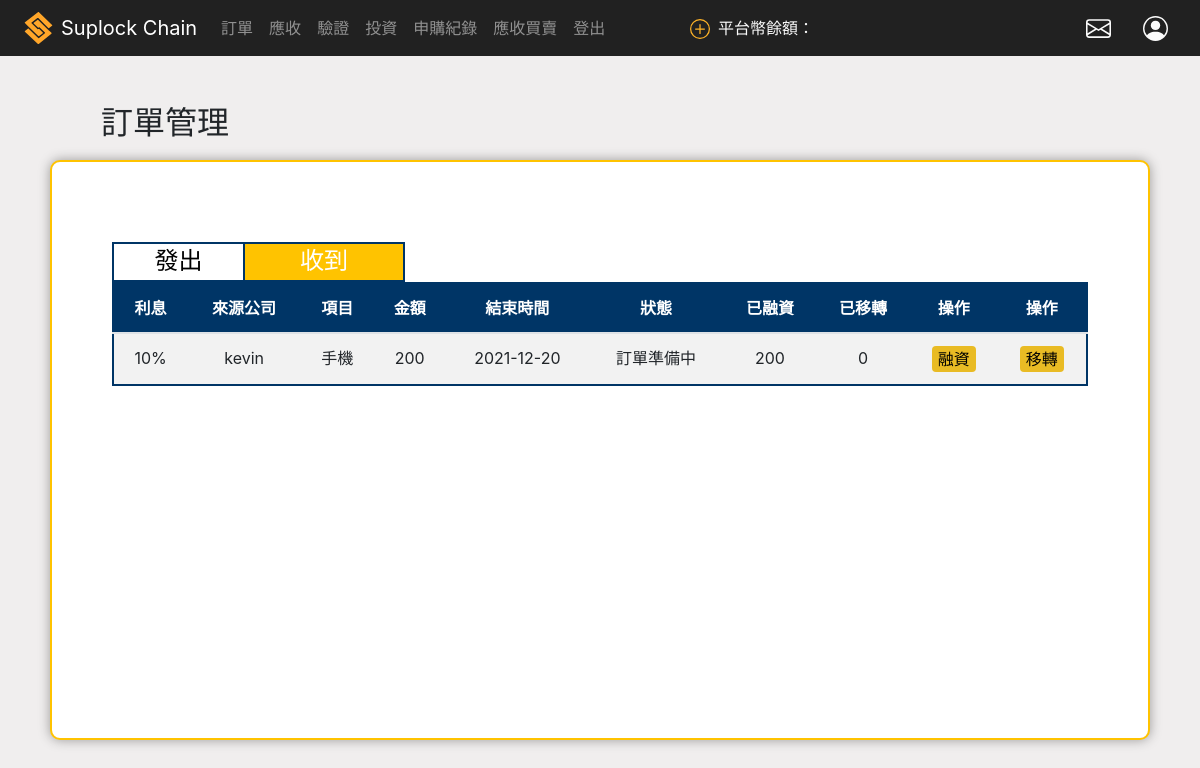
Page /company_orders_rec/ (signed in) on the committed database.
### core/models.py (models this page shows)
class TokenB(models.Model):
    amount = models.CharField(max_length=100, null=True, blank=True) ##tokenB金額
    class_type = models.IntegerField(choices=CLASS_CHOICES, null=True, blank=True) ##tokenB (應收, 訂單, 移轉, 貸款)
    token_id = models.CharField(max_length=100, null=True, blank=True) ## tokenB的id, 因為太長所以用charfield
    interest = models.IntegerField(null=True, blank=True)
    date_span = models.IntegerField(null=True, blank=True)
    transfer_count = models.IntegerField(null=True, blank=True) ##移轉次數
    initial_order = models.ForeignKey(Company_orders, on_delete=models.CASCADE, related_name='initial_order', null=True,  blank=True) #指向最一開始的訂單
    pre_company = models.ForeignKey(Company,on_delete=models.CASCADE ,related_name='pre_company', null=True,  blank=True)
    curr_company = models.ForeignKey(Company,on_delete=models.CASCADE ,related_name='curr_company', null=True,  blank=True)
    transactionHash = models.CharField(max_length=66, null=True, blank=True)
    tokenB_balance = models.DecimalField(max_digits=12, decimal_places=0 , default=0, blank=True)##tokenB可使用餘額
    already_transfer = models.DecimalField(max_digits=12, decimal_places=0,  default=0,  blank=True)## 已移轉amount
    already_loan = models.DecimalField(max_digits=12, decimal_places=0 , default=0,   blank=True)## 已借款amount
    pmt = models.IntegerField(null=True, blank=True)
    state = models.IntegerField(choices=LOAN_STATE, null=True, blank=True)

class Company(models.Model):
    user = models.OneToOneField(User, on_delete=models.CASCADE) ## user foriegn key
    uni_num = models.CharField(max_length=100) ##統一編號
    public_address = models.CharField(max_length=42) ##公鑰
    core = models.BooleanField() #是否為核心企業
    amount_a = models.DecimalField(max_digits=12, decimal_places=1, null=True) #核心企業token_A數量
    amount_865 = models.DecimalField(max_digits=12, decimal_places=0, null=True) #核心企業平台幣數量
    create_time = models.DateTimeField(auto_now_add= True) #進入時間
    contract_address = models.CharField(max_length=42,null=True,blank=True) ##合約地址
    company_type = models.CharField(max_length=42,null=True,blank=True) #行業別
    capital = models.DecimalField(max_digits=12, decimal_places=0, null=True) #資本額
    chairman = models.CharField(max_length=42,null=True,blank=True) #董事長
    company_location =  models.CharField(max_length=42,null=True,blank=True) #公司地址
    supervisor = models.CharField(max_length=42,null=True,blank=True) #登記機關
    establish_date = models.CharField(max_length=42,null=True,blank=True) #成立日期
    responsible_person = models.CharField(max_length=42,null=True,blank=True) #負責人
    image = models.ImageField(upload_to='static/image/', blank=True, null=True)  ##logo

class Company_orders(models.Model):
    send_company = models.ForeignKey(Company,on_delete=models.CASCADE ,related_name='send_company') ## 一個發出Company 對多 orders
    receive_compamy = models.ForeignKey(Company,on_delete=models.CASCADE ,related_name='receive_comapny') ## 一個接收Company 對多 orders
    product  = models.CharField(max_length=40) ##訂單項目
    price = models.IntegerField(null=True, blank=True) ##訂單價格
    start_date = models.DateField(auto_now_add = True ,null=True) ## 發起時間
    end_date = models.DateField() ## 結束時間
    state = models.IntegerField(choices=STATE_CHOICES, default=1) ##狀態
    rate = models.IntegerField(choices=RATE_CHOICES, null=True,  blank=True) ##利息
    transactionHash = models.CharField(max_length=66, null=True, blank=True)
    quantity = models.IntegerField(null=True, blank = True) ##數量 onlyfor 驗證
    class_type = models.IntegerField(choices=CLASS_CHOICES_2000, null=True, blank=True) ##tokenB (應收, 訂單, 移轉, 貸款)

### core/views.py (the view, shortened to what this page needs)
# urls.py: path('company_orders_rec/',views.company_order_rec.as_view(), name='company_orders_rec'),
@method_decorator(login_required, name='dispatch')
class company_order_rec(generic.ListView):
    model = TokenB
    template_name = 'company_orders_rec.html'
    context_object_name = 'rec_orders'
    paginate_by = 6
    def get_queryset(self):
        user = self.request.user
        company = Company.objects.get(user = user)
        company_orders_rec = Company_orders.objects.filter(state = 2) ##找出應收
        tokenB_is_company_orders_rec = TokenB.objects.filter(Q(initial_order__in = company_orders_rec) & Q(curr_company = company) & (Q(class_type = 2) | Q(class_type =3))).order_by('date_span')
        return  tokenB_is_company_orders_rec
    def get_context_data(self, **kwargs):
        _company_list = []
        context =  super(company_order_rec,self).get_context_data(**kwargs)
        user = self.request.user
        company_list = list(Company.objects.all())
        for com in company_list:
            _company_list.append(com.user.username)
        form = companyListForm(data_list = _company_list)
        context['form'] = form
        return context

### core/forms.py
class companyListForm(forms.Form):
    optype = forms.CharField(required=True)
    bToC_TOKENB_id = forms.CharField(required=True)
    bToC_interest = forms.CharField(required=True)
    bToC_id = forms.CharField(required=True)
    bToC_from_company_name = forms.CharField(required=True)
    bToC_to_company_name = forms.CharField(required=True)
    bToC_price = forms.CharField(required=True)
    rate = forms.ChoiceField(choices = RATE_CHOICES ,widget = forms.Select) ##only for 應收移轉
    def __init__(self, *args, **kwargs):
        _company_list = kwargs.pop('data_list', None)
        super(companyListForm, self).__init__(*args, **kwargs)
        self.fields['bToC_to_company_name'].widget = ListTextWidget(data_list=_company_list, name='bToC_to_company_name')

### core/fields.py (called while the page is built)
    def render(self, name, value, attrs=None, renderer=None):
        text_html = super(ListTextWidget, self).render(name, value, attrs=attrs)
        data_list = '<datalist id="list_%s">' % self._name
        for item in self._list:
            data_list += '<option value="%s">' % item
        data_list += '</datalist>'
        return (text_html + data_list)

### core/templatetags/auth_extras.py (called while the page is built)
@register.filter(name='has_group')
def has_group(user, group_name):
    return user.groups.filter(name=group_name).exists()

### core/templates/company_orders_rec.html (shortened to what this page needs)
<!DOCTYPE html>
<html lang="en">
<head>
    {% include 'nav_login.html' %}
    {% load static %}
    <link rel="stylesheet" href="{%static 'css/company_orders.css' %}">
</head>
<body>
<main class="main_content" id="fade">
    <div class='content_title'>
        <h2>訂單管理</h2>
    </div>
    <div class="outer">
        <div class="table_above_tag">
            <a class='send_btn' id='clicked_1' href="{% url 'company_orders' %}">
                <h2 class="send_order" >發出</h2>
            </a>
            <div class='recieve_btn' id= 'clicked_2'>
                <h2 class="send_order" >收到</h2>
            </div>
        </div>
        <div class="ordersTable" >
            <table class="table table-striped" id="rec_table">
                <thead>
                    <tr>
                        <th>利息</th>
                        <th>來源公司</th>
                        <th>項目</th>
                        <th>金額</th>
                        <th>結束時間</th>
                        <th>狀態</th>
                        <th>已融資</th>
                        <th>已移轉</th>
                        <th>操作</th>
                        <th>操作</th>
                    </tr>
                </thead>
                <tbody>
                    {% for order in rec_orders %}
                    <tr name='make_id' class="tr_height">
                            <td name = 'percent'>{{order.interest}}%</td>
                            <td>{{order.pre_company.user}}</td>
                            <td>{{order.initial_order.product}}</td>
                            <td>{{order.amount}}</td>
                            <td>{{order.initial_order.end_date|date:'Y-m-d'}}</td>
                            <td>{{order.initial_order.get_state_display}}</td>
                            <td>{{order.already_loan}}</td>
                            <td>{{order.already_transfer}}</td>
                            <td><button type="button" class="pop_loan_btn">融資</button></td>
                            <td><button type="button" class="pop_bToC_btn">移轉</button></td>
                    </tr>
                    {% endfor %}
                </tbody>
            </table>
            <div class='paginator'>
            </div>
        </div>
    </div>
</main>
</body>
</html>

### static/css/company_orders.css (style rules this page uses)
a { background-color: transparent ; color: #003566; }
body { background-color: rgb(240, 238, 238) }
.main_content { display: flex; flex-direction: column; justify-content: flex-start; align-items: center; }
.outer { padding-left: 5%; padding-right: 5%; padding-bottom: 5%; border: 2px solid #ffc300; border-radius: 10px; width :1100px; margin-top: 10px; display: flex; flex-direction: column; justify-content: flex-start; box-shadow:0px 0px 12px rgb(155, 154, 154); height : 580px; background-color: white; }
.content_title { margin-top: 6vh; transform: translateX(-435px); }
.send_btn { width: 60%; height: 100%; border: 2px solid #003566; text-align: center; display: flex; flex-direction: column; justify-content: center; cursor: pointer; transition: 200ms ease-in-out; color: white; background-color:#ffc300;; }
.recieve_btn { width: 50%; height: 100%; border: 2px solid #003566; text-align: center; display: flex; flex-direction: column; justify-content: center; cursor: pointer; border-left: none; transition: 200ms ease-in-out; color: black; }
.send_order { font-size: 1.5em; margin-top: 0.25em; }
.ordersTable { justify-content: center; align-items: center; }
table { border: 2px solid #003566; }
thead { background-color:#003566 ; color: white; }
tr { text-align: center; border-bottom:2px solid #003566; cursor: pointer; max-height: 10px !important; }
.table_above_tag { width: 30%; height: 40px; display: flex; flex-direction: row; justify-content: flex-start; align-items: flex-end; margin-top: 80px; }
.paginator { width: 100%; height: 40px; display: flex; flex-direction: row; justify-content: center; align-items: center; }
.pop_loan_btn { padding-left: 6px; padding-right: 6px; border :none; background: #e9bb24; border-radius: 4px; transition: all 200ms ease-out; }
.pop_bToC_btn { padding-left: 6px; padding-right: 6px; border :none; background: #e9bb24; border-radius: 4px; transition: all 200ms ease-out; }

### core/templates/company_orders_rec.html (style rules this page uses)
.send_btn { width: 50%; background-color: white; color: black; }
.recieve_btn { width: 60%; color: white; background-color:#ffc300;; }

### rows in the picture
TokenB: interest "10", pre_company.user "kevin", initial_order.product "手機", amount "200", initial_order.end_date "2021-12-20", initial_order.state "訂單準備中", already_loan "200", already_transfer "0"
